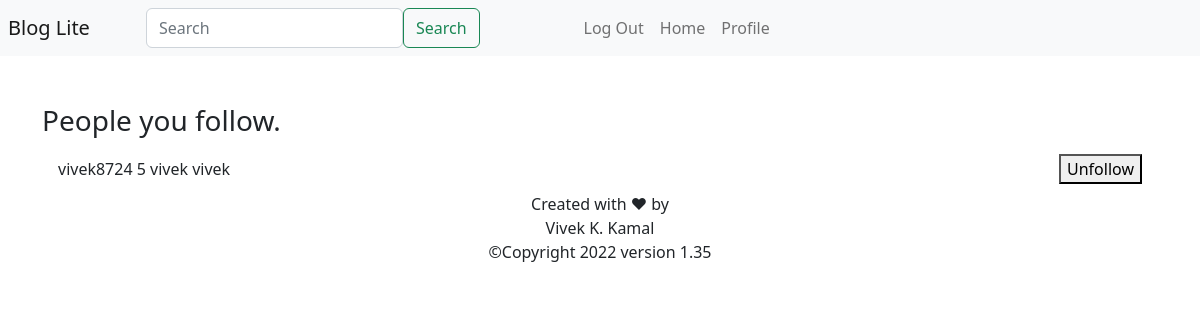
/following/vivek8724 (signed in), run on an earlier commit of the app's database.
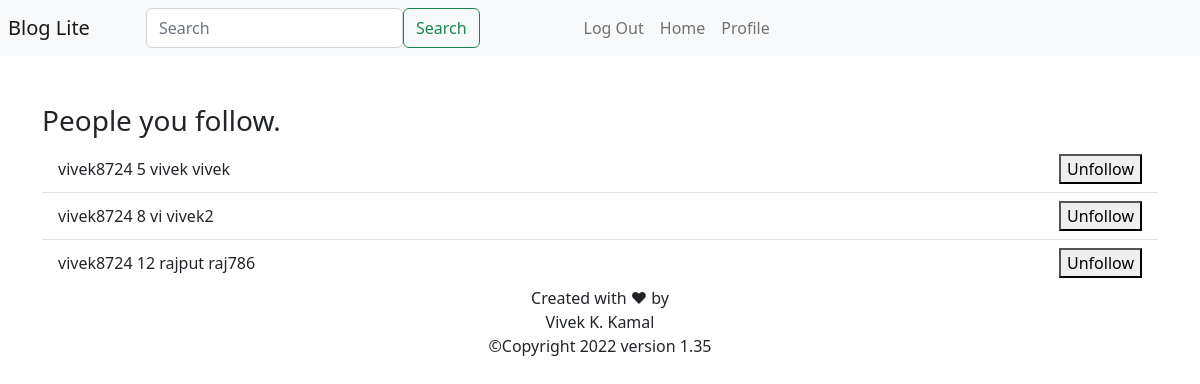
And on a later commit of the database.
### Website/app_models.py (models this page shows)
class User(db.Model, UserMixin):
    id = db.Column(db.Integer, primary_key=True)
    name = db.Column(db.String(20))
    user_name = db.Column(db.String(20), unique=True)
    password = db.Column(db.String(20))
    profile_pic = db.Column(db.LargeBinary)
    followers = db.relationship('Follower')
    followings = db.relationship('Following')

class Following(db.Model):
    id = db.Column(db.Integer, primary_key=True)
    user_id = db.Column(db.Integer, db.ForeignKey('user.id'))
    following_id = db.Column(db.Integer)

### Website/app_auth.py (the view)
@app_auth.route('/following/<user_name>', methods=['GET', 'POST'])
@login_required
def following(user_name):
    user = User.query.filter_by(user_name=user_name).first()
    return render_template('following_page.html', user=user)

### Website/__init__.py (called while the page is built)
def create_app():
    app = Flask(__name__)
    app.config['SECRET_KEY'] = "It's Vivek"
    app.config['SQLALCHEMY_DATABASE_URI'] = f'sqlite:///{DB_NAME}'
    db.init_app(app)
    login_manager = LoginManager()
    login_manager.login_view = 'app_auth.login'
    login_manager.login_message = u"Log in to access the page"
    login_manager.init_app(app)
    @login_manager.user_loader
    def load_user(id):
        return User.query.get(int(id))
    from .app_views import app_views
    from .app_auth import app_auth
    app.register_blueprint(app_views, url_prefix='/')
    app.register_blueprint(app_auth, url_index='/')
    from .app_models import User, Post, Like, Comment, Following, Follower
    with app.app_context():
        db.create_all()
    return app

### Website/Templates/following_page.html (shortened to what this page needs)
{% extends "app_base.html" %}
{% block content %}
<h3>People you follow.</h3>
<ul class="list-group list-group-flush" id="notes">
    {% for flwg in user.followings %}
    <li class="list-group-item d-flex justify-content-between align-items-center">
        {{ user.user_name }}
        {{ flwg.id }} {{ user.query.filter_by(id=flwg.following_id).first().name }}
        {{ user.query.filter_by(id=flwg.following_id).first().user_name }}
        <button type="button" onClick="unFollowFromFollowingPage('{{ flwg.id }}', '{{ user.user_name }}')">
            Unfollow
        </button>
    </li>
    {% endfor %}
</ul>
{% endblock %}

### Website/Templates/app_base.html (shortened to what this page needs)
<!DOCTYPE html>
<html lang="en">
<head>
    <link href="https://cdn.jsdelivr.net/npm/bootstrap@5.2.2/dist/css/bootstrap.min.css" rel="stylesheet">
</head>
<body >
    <header class="navbar navbar-expand-sm navbar-light bg-light">
        <div class="collapse navbar-collapse" id="navbar">
            <div class="navbar-nav">
                {% if user.is_authenticated %}
                <a href="/" class="nav-item nav-link navbar-brand me-auto">Blog Lite</a>
                {% else %}
                <p class="nav-item navbar-brand me-auto">BLOG Lite</p>
                {% endif %}
                {% if user.is_authenticated %}
                <form class="navbar-nav mx-5" method="POST" action="{{ url_for('app_auth.search') }}">
                  <input class="form-control" required name="searched" type="search" placeholder="Search" aria-label="Search">
                  <button class="btn btn-outline-success" type="submit">Search</button>
                </form>
                <ul class="navbar-nav ms-5">
                  <li class="nav-item">
                    <a href="/log-out" class="nav-link" id="logout">Log Out</a>
                  </li>
                  <li class="nav-item">
                    <a href="/" class="nav-link" id="home">Home</a>
                  </li>
                  <li class="nav-item">
                    <a href="/profile/{{ user.user_name }}" class="nav-link">Profile</a>
                  </li>
                  {% endif %}
                </ul>
            </div>
        </div>
    </header>
    <br>
    <br>
    <div class="container">
        {% block content %}
        {% endblock %}
    </div>
    </body>
    <footer>
        Created with &hearts; by<br>Vivek K. Kamal<br>&copy;Copyright 2022 version 1.35
    </footer>
</html>

### Website/Templates/app_base.html (style rules this page uses)
footer { text-align: center; bottom }

What changed in the data, as far as the page shows it:
added Following: {{ user.user_name }} "vivek8724", id "8"
now on this page (row unchanged): User: query.filter_by "vi", query.filter_by "vivek2"
added Following: {{ user.user_name }} "vivek8724", id "12"
added User: query.filter_by "rajput", query.filter_by "raj786"
